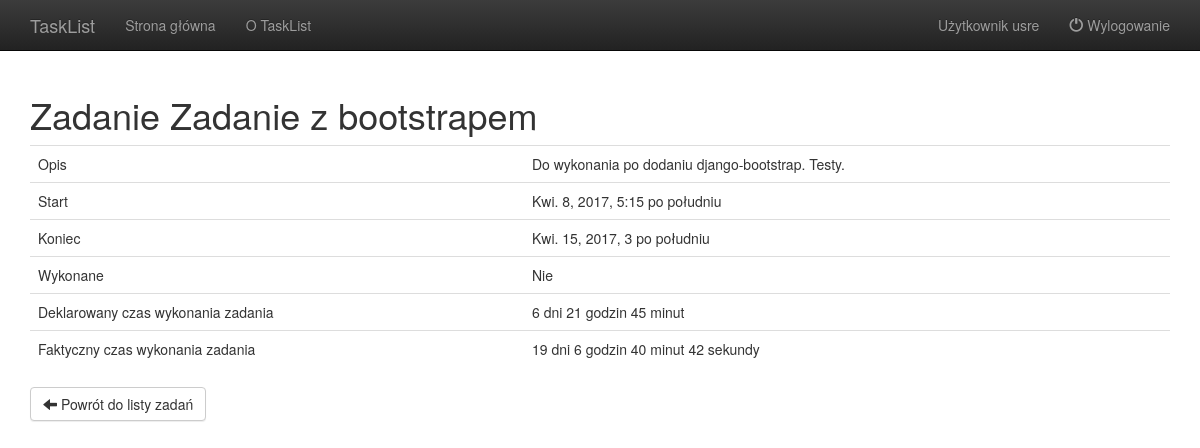
The page /task/details/10 (signed in) on the database as committed earlier.
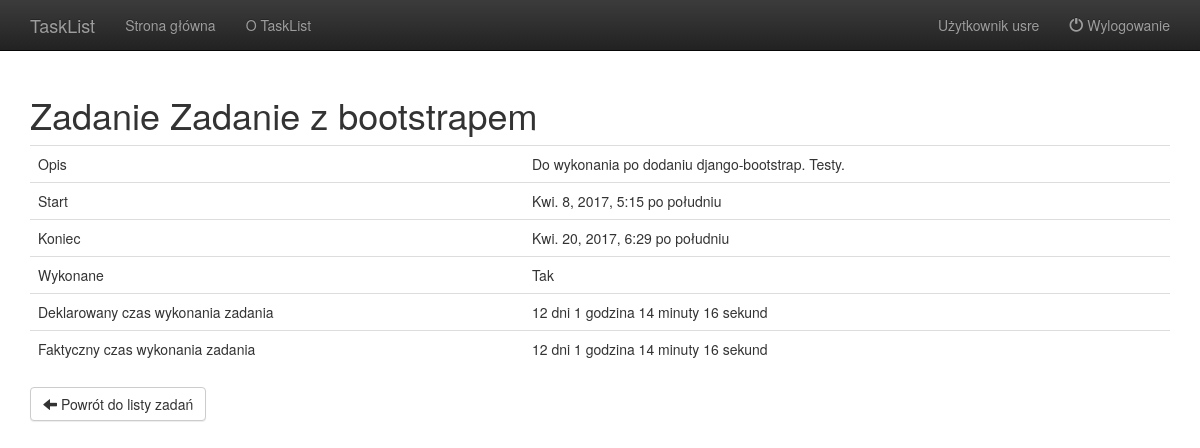
The same page on the database as committed later.
### TaskList/models.py (models this page shows, shortened)
class Task(models.Model):
    user = models.ForeignKey(User)
    name = models.CharField(max_length=256)
    description = models.TextField(max_length=4000)
    start = models.DateTimeField(default=datetime.now)
    end = models.DateTimeField(default=datetime.now)
    done = models.BooleanField(default=False)
    def calculate_task_time(self):
        return self.end - self.start
    def calculate_real_task_time(self):
        real_task_time = datetime.now(timezone.utc) - self.start
        if not self.done:
            return real_task_time
        return self.calculate_task_time()
    def get_localized_task_time(self):
        return polish_timedelta.localize(self.calculate_task_time())
    def get_localized_real_task_time(self):
        return polish_timedelta.localize(self.calculate_real_task_time())

### TaskList/list_views.py (the view)
# urls.py: url(r'^task/details/(?P<pk>\d+)$', list_views.TaskDetailsView.as_view(), name='task_details'),
@method_decorator(login_required, 'dispatch')
class TaskDetailsView(DetailView):
    template_name = "TaskList/task_details.html"
    model = Task
    def get_context_data(self, **kwargs):
        context = super(TaskDetailsView, self).get_context_data(**kwargs)
        context['user'] = self.request.user
        return context

### TaskList/AuthenticationBackend.py (called while the page is built)
    def get_user(self, user_id):
        try:
            return User.objects.get(pk=user_id)
        except User.DoesNotExist:
            return None

### TaskList/polish_timedelta.py (called while the page is built)
def _pluralize(quantity, dictionary):
    remainder = quantity % 10
    if isinstance(dictionary, dict):
        if 1 < remainder < 5:
            return dictionary['plural1']
        elif quantity == 1:
            return dictionary['singular']
        else:
            return dictionary['plural2']
    else:
        raise TypeError('Nie podano słownika')

### TaskList/templates/TaskList/task_details.html (shortened to what this page needs)
{% extends "layout.html" %}
{% block content %}
<h1>Zadanie {{object.name}}</h1>
<table class="table">
    <tbody>
        <tr>
            <td>Opis</td><td>{{object.description}}</td>
        </tr>
        <tr>
            <td>Start</td><td>{{object.start}}</td>
        </tr>
        <tr>
            <td>Koniec</td><td>{{object.end}}</td>
        </tr>
        <tr>
            <td>Wykonane</td><td>{% if object.done %}Tak{% else %}Nie{% endif %}</td>
        </tr>
        <tr>
            <td>Deklarowany czas wykonania zadania</td>
            <td>{{object.get_localized_task_time}}</td>
        </tr>
        <tr>
            <td>Faktyczny czas wykonania zadania</td>
            <td>{{object.get_localized_real_task_time}}</td>
        </tr>
    </tbody>
</table>
<a class="btn btn-default" href="{% url 'task_list' %}"><span class="glyphicon glyphicon-arrow-left"></span>
    Powrót do listy zadań
</a>
{% endblock %}

Rows that differ between the two databases and show on the page:
changed Task "Zadanie z bootstrapem": end "Kwi. 15, 2017, 3 po południu" → "Kwi. 20, 2017, 6:29 po południu"; get_localized_task_time "6 dni 21 godzin 45 minut" → "12 dni 1 godzina 14 minuty 16 sekund"; get_localized_real_task_time "19 dni 6 godzin 40 minut 42 sekundy" → "12 dni 1 godzina 14 minuty 16 sekund"
Other text that changed with them:
text no longer shown: "Nie"
text now shown: "Tak"
